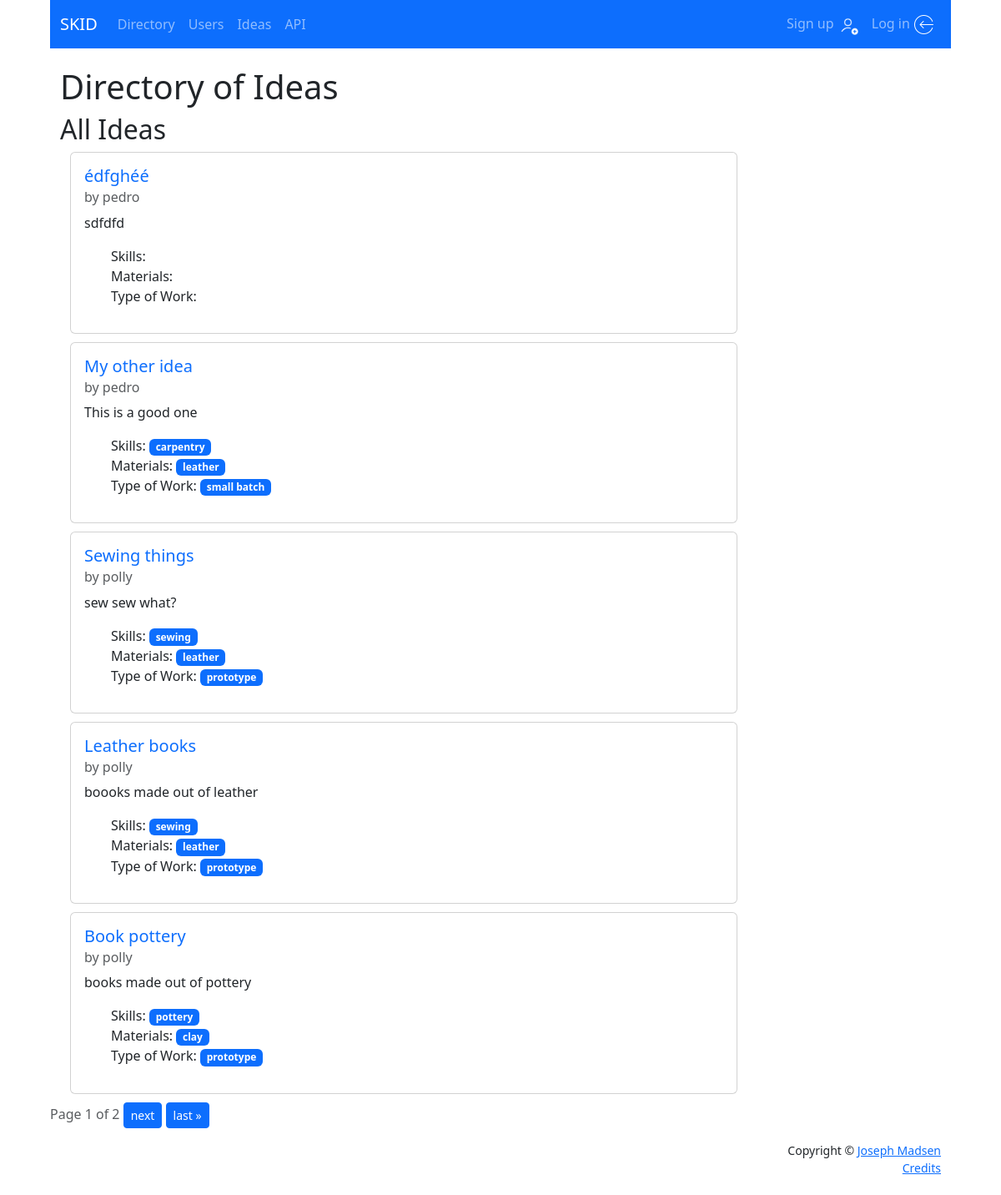
/directory/ideas/, run on an earlier commit of the app's database.
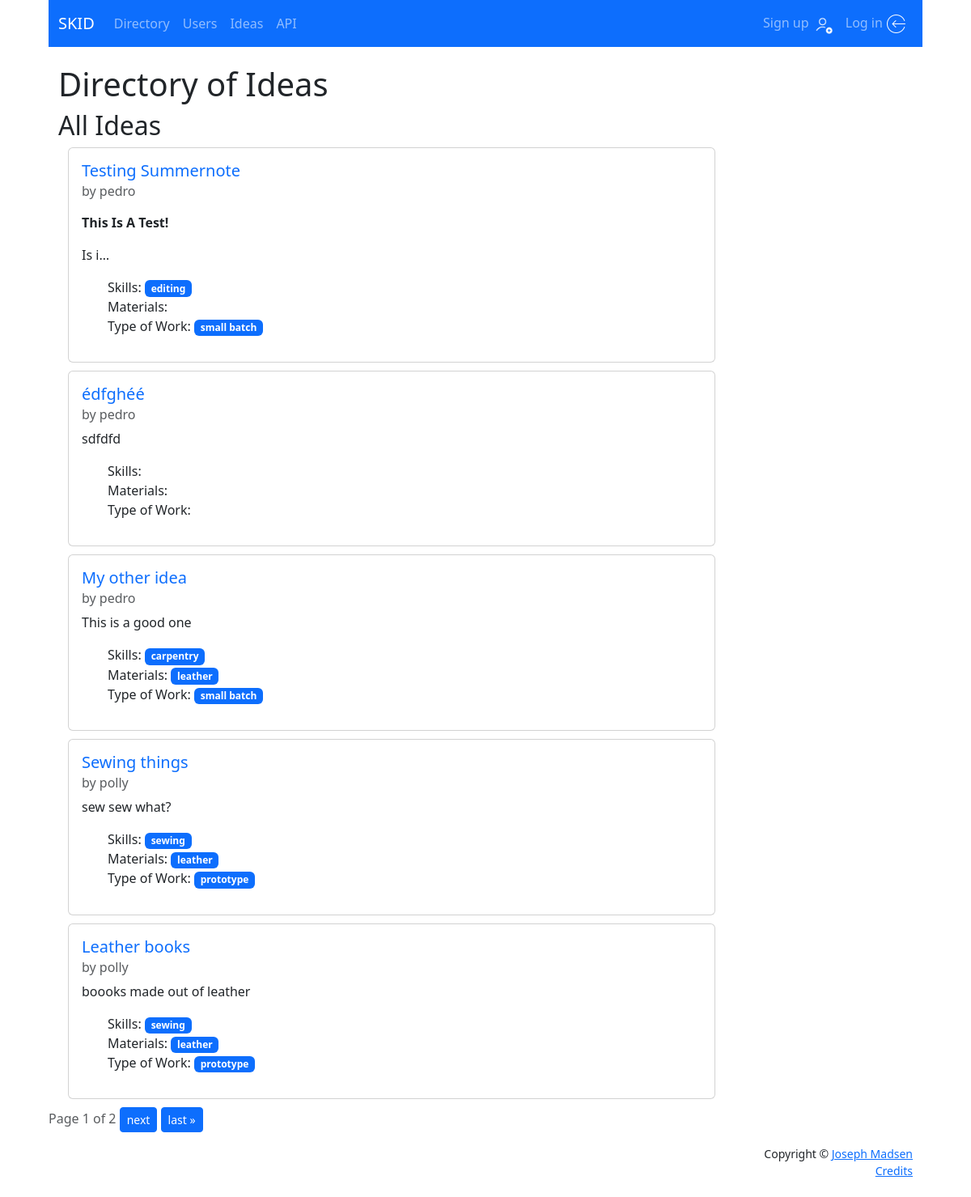
And on a later commit of the database.
### users/models.py (models this page shows, shortened)
class Idea(models.Model):
    author = models.ForeignKey(User, on_delete=models.CASCADE, null=True, related_name='ideas')
    title = models.CharField(max_length=140)
    slug = models.SlugField(max_length=140, default='', null=True, blank=True, unique=True)
    text = models.TextField()
    published = models.DateTimeField(auto_now_add=True)
    updated = models.DateTimeField(auto_now=True)
    skills = models.ManyToManyField(
        to=Skill,
        related_name='idea',
        blank=True,
        help_text='Type of skills needed for this Idea.')
    materials = models.ManyToManyField(
        to=Material,
        related_name='idea',
        blank=True,
        help_text='Type of materials needed for this Idea.')
    type_of_work = models.ManyToManyField(
        to=WorkType,
        related_name='idea',
        blank=True,
        help_text='How many do you need made? eg: one = prototype, many = production, etc.')
    IDEA_STATUS = (
        ('d', 'Draft'),
        ('p', 'Publish'),
    )
    status = models.CharField(
        max_length=1,
        choices=IDEA_STATUS,
        blank=True,
        default='d',
    )
    def get_absolute_url(self):
        return reverse('directory:idea_detail', kwargs={'slug': self.slug})

class Skill(models.Model):
    skill = models.CharField(max_length=100, unique=True)
    def __str__(self):
        return self.skill

class Material(models.Model):
    material = models.CharField(max_length=100, unique=True)
    def __str__(self):
        return self.material

class WorkType(models.Model):
    work_type = models.CharField(max_length=100, unique=True)
    def __str__(self):
        return self.work_type

### directory/views.py (the view)
# urls.py: path('ideas/', views.idea_list, name='ideas'),
def idea_list(request):
    try:
        all_ideas = Idea.objects.filter(status='p').order_by('-published')
        paginator = Paginator(all_ideas, 5)
        page_number = request.GET.get('page')
        idea_list = paginator.get_page(page_number)
        context = {
            'idea_list': idea_list
        }
        return render(request, 'directory/idea_list.html', context)
    except Exception as err:
        print("ERROR: ", str(err))
        context = {'error': str(err)}
        return render(request, 'error_page.html', context, content_type='text/html')

### directory/templates/directory/idea_list.html (shortened to what this page needs)
{% extends 'base.html' %}
{% block content %}
<div class="container">
    <h1>Directory of Ideas</h1>
    {% if skill_name %}
    <div class="container">
        <h2>Skill: {{ skill_name }}</h2>
        {% for idea in idea_list %}
            <h4>
                <a href="{{ idea.get_absolute_url }}" style="text-decoration: none;">
                    {{ idea.title }}</a>, by {{ idea.author }}
            </h4>
        {% endfor %}
    </div>
    {% else %}
        <h2>All Ideas</h2>
        <div class="container">
            {% for idea in idea_list %}
            <div class="card" style="width: auto; max-width: 50rem;">
                <div class="card-body">
                    <h5 class="card-title">
                        <a href="{{ idea.get_absolute_url }}" style="text-decoration: none;">
                            {{ idea.title }}
                        </a>
                    </h5>
                    <h6 class="card-subtitle mb-2 text-muted">by {{ idea.author }}</h6>
                    <p class="card-text">{{ idea.text | safe | truncatechars:50 }}</p>
                    <ul style="list-style-type:none;">
                        <li>
                            Skills:
                            {% for skill in idea.skills.all %}
                            <a href="{% url 'directory:idea_skill' skill.id %}"
                                class="badge bg-primary" style="text-decoration: none;">
                                {{ skill }}
                            </a>
                            {% endfor %}
                        </li>
                        <li>
                            Materials:
                            {% for material in idea.materials.all %}
                            <a href="{% url 'directory:idea_material' material.id %}"
                                class="badge bg-primary" style="text-decoration: none;">
                                {{ material }}
                            </a>
                            {% endfor %}
                        </li>
                        <li>
                            Type of Work:
                            {% for type in idea.type_of_work.all %}
                            <a href="{% url 'directory:idea_work_type' type.id %}"
                                class="badge bg-primary" style="text-decoration: none;">
                                {{ type }}
                            </a>
                            {% endfor %}
                        </li>
                    </ul>
                </div>
            </div>
            <div class="spacer"></div>
            {% endfor %}
        </div>
    {% endif %}
</div>
<div class="pagination container">
    <span class="step-links">
        <span class="current text-muted">
            Page {{ idea_list.number }} of {{ idea_list.paginator.num_pages }}
        </span>
        {% if idea_list.has_next %}
            <a class="btn btn-primary btn-sm" href="?page={{ idea_list.next_page_number }}">next</a>
            <a class="btn btn-primary btn-sm" href="?page={{ idea_list.paginator.num_pages }}">last &raquo;</a>
        {% endif %}
    </span>
  </div>
{% endblock content %}

What changed in the data, as far as the page shows it:
no longer on this page (row unchanged): Idea: title "Book pottery", author "polly", text "books made out of pottery", WorkType (work_type "prototype")
no longer on this page (row unchanged): Skill: skill "pottery", shown under "Book pottery"
no longer on this page (row unchanged): Material: material "clay", shown under "Book pottery"
added Idea: title "Testing Summernote", author "pedro", text "This Is A Test! Is i…", WorkType (work_type "small batch")
added Skill: skill "editing", shown under "Testing Summernote"
